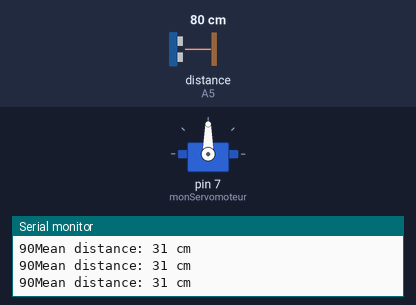
The sketch below on a simulated Arduino Uno, built with avr-gcc and run on an emulated ATmega328P. On the bench: servo, the last lines printed to the serial monitor. Inputs (shaded band) come from the test bench; at power-on: distance to the obstacle (sensor on A5) 80 cm.

Above: at 1.9 s.
2.0 s: distance to the obstacle (sensor on A5) set to 23 cm
5.0 s: distance to the obstacle (sensor on A5) set to 18 cm
At 5.8 s:
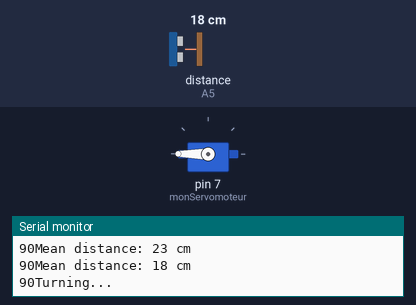
8.0 s: distance to the obstacle (sensor on A5) set to 35 cm
At 8.4 s:
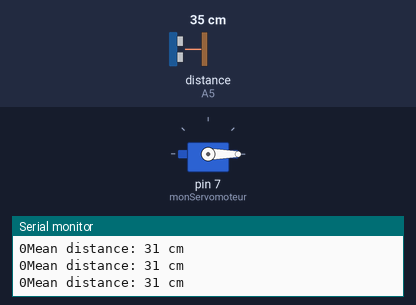
9.6 s: distance to the obstacle (sensor on A5) set to 2 cm
At 10.4 s:
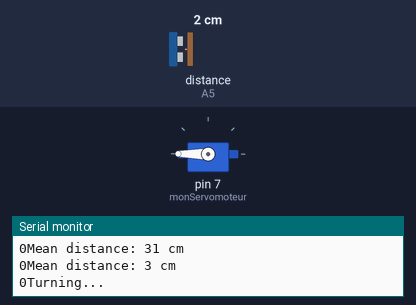
Timing chart, 0 to 13.6 s (numbered marks = the images above; inputs shaded):
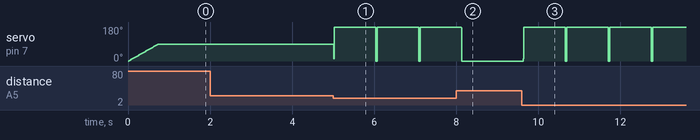

The sketch:

SensorXServo.ino
```cpp
#include <SharpIR.h>

/* Initialize sensor
*/
                        // Include the library:

                        // Define model and input pin:
#define IRPin A5
#define model 430

int distance_cm; // Create variable to store the distance

SharpIR mySensor = SharpIR(IRPin, model); // Create a new instance of the SharpIR class:

/* Initialize servo
*/

#include <Servo.h>
Servo monServomoteur;
int positionOfArm;
byte incomingByte;

/* Put your setup code here, to run once:
*/
void setup() {


  // Begin serial communication at a baud rate of 9600:
  Serial.begin(9600);

  // Initialize servomotor
  monServomoteur.attach(7);
  positionOfArm = monServomoteur.read();
  Serial.print(positionOfArm);

  for (int position = 0; position <= 90; position++) {
        monServomoteur.write(position);
        delay(8);
      }

}

/* Put your main code here, to run repeatedly:
*/

void loop() {
  //

  distance_cm = mySensor.distance();
  // Print the measured distance to the serial monitor:
  Serial.print("Mean distance: ");
  Serial.print(distance_cm);
  Serial.println(" cm");
      Serial.print(monServomoteur.read());

  if(distance_cm <= 20){
      Serial.println("Turning...");

      for (int position = 0; position <= 180; position++) {
        monServomoteur.write(position);
      //  delay(8);
      }
      delay(1000);
      for (int position = 180; position >= 0; position--) {
        monServomoteur.write(position);
        //delay(8);
      }

  }
}
```

Measured:
- the behaviour switches between 21 and 20 cm on distance to the obstacle (sensor on A5) (found by bisection; images 0 and 1)
- after the input at 5.0 s, servo on pin 7 (monServomoteur): 90° → 180° at once
- after the input at 9.6 s, servo on pin 7 (monServomoteur): 0° → 180° at once
